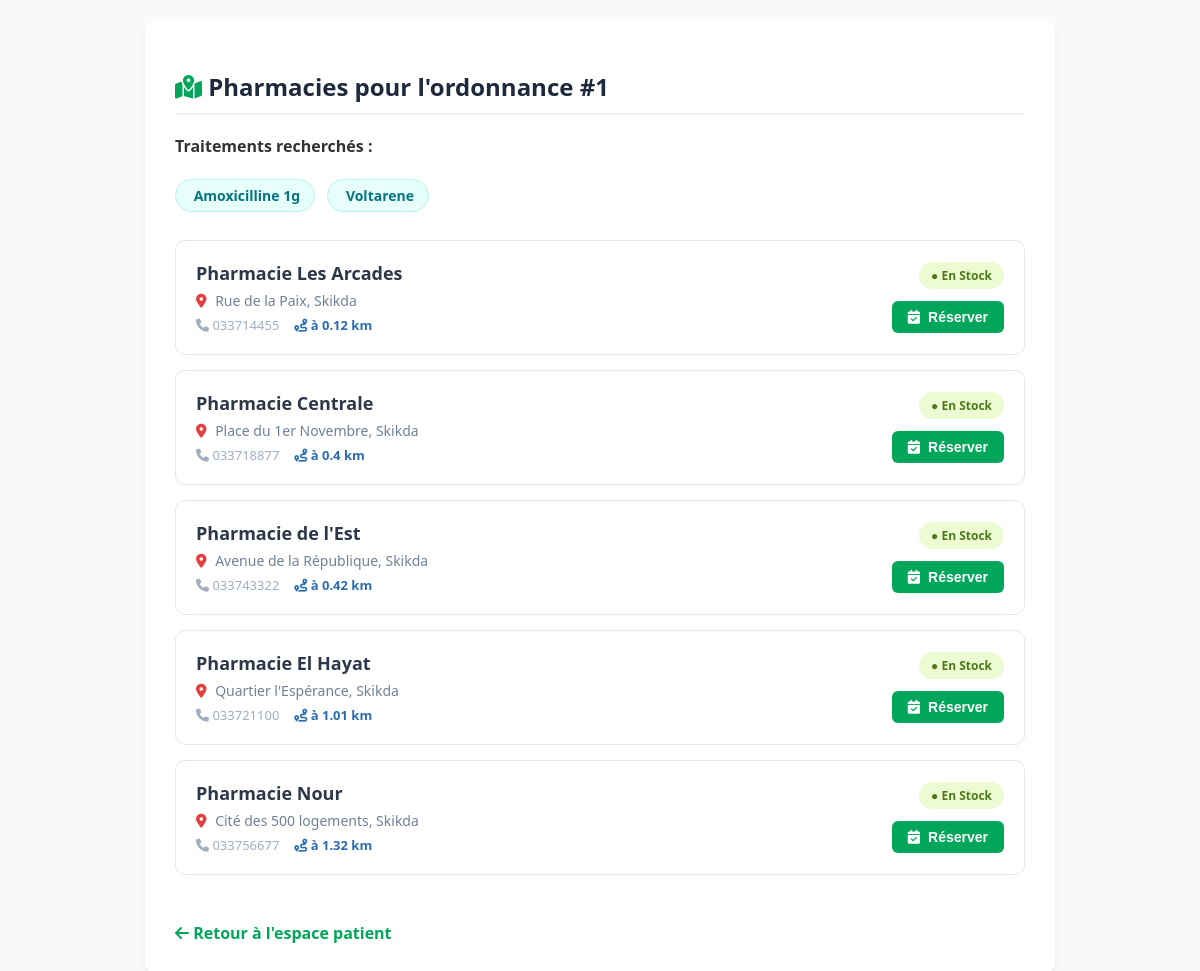
The page /recherche_pharmacie.php?id_ordonnance=1 on the database its author committed.
### tables this page shows
CREATE TABLE `pharmacies` (
  `id` int(11) NOT NULL,
  `id_utilisateur` int(11) NOT NULL,
  `nom_pharmacie` varchar(100) NOT NULL,
  `nom_pharmacien` varchar(50) DEFAULT NULL,
  `adresse` text NOT NULL,
  `telephone` varchar(15) DEFAULT NULL,
  `email_contact` varchar(100) DEFAULT NULL,
  `ville` varchar(50) DEFAULT 'Skikda',
  `latitude` decimal(10,8) DEFAULT NULL,
  `longitude` decimal(11,8) DEFAULT NULL,
  `created_at` timestamp NOT NULL DEFAULT current_timestamp(),
  `statut` varchar(20) NOT NULL DEFAULT 'en_attente',
  `document_justificatif` varchar(255) DEFAULT NULL
);

### recherche_pharmacie.php (the view, shortened to what this page needs)
<?php
try {
    $bdd = new PDO('mysql:host=localhost;dbname=pharmalife_db;charset=utf8', 'root', '');
    $bdd->setAttribute(PDO::ATTR_ERRMODE, PDO::ERRMODE_EXCEPTION);
} catch (Exception $e) {
    die('Erreur de connexion à la base de données : ' . $e->getMessage());
}
$patient_lat = isset($_GET['lat']) ? floatval($_GET['lat']) : 36.879000;
$patient_lon = isset($_GET['lon']) ? floatval($_GET['lon']) : 6.904000;
function calculerDistance($lat1, $lon1, $lat2, $lon2) {
    $earth_radius = 6371;
    $dLat = deg2rad($lat2 - $lat1);
    $dLon = deg2rad($lon2 - $lon1);
    $a = sin($dLat / 2) * sin($dLat / 2) +
         cos(deg2rad($lat1)) * cos(deg2rad($lat2)) *
         sin($dLon / 2) * sin($dLon / 2);
    $c = 2 * atan2(sqrt($a), sqrt(1 - $a));
    return round($earth_radius * $c, 2);
}
$ordonnance_id = isset($_GET['id_ordonnance']) ? intval($_GET['id_ordonnance']) : 0;
$pharmacies = [];
$liste_noms_meds = [];
$chaine_meds_reservation = "";
if ($ordonnance_id > 0) {
    try {
        $stmt_ord = $bdd->prepare("SELECT o.contenu_medocs, p.nss
                                   FROM ordonnances o
                                   LEFT JOIN patients p ON o.id_patient = p.id_patient
                                   WHERE o.id_ordonnance = :id");
        $stmt_ord->execute(['id' => $ordonnance_id]);
        $ordonnance = $stmt_ord->fetch(PDO::FETCH_ASSOC);
        if ($ordonnance && !empty($ordonnance['contenu_medocs'])) {
            $meds_array = json_decode($ordonnance['contenu_medocs'], true);
            if (is_array($meds_array)) {
                foreach ($meds_array as $med) {
                    $nom_brut = isset($med['nom_medicament']) ? $med['nom_medicament'] : (isset($med['medicament']) ? $med['medicament'] : '');
                    if (!empty($nom_brut)) {
                        $nom_nettoye = trim(preg_replace('/\s*\(.*?\)\s*/', '', $nom_brut));
                        if (!empty($nom_nettoye)) {
                            $liste_noms_meds[] = $nom_nettoye;
                        }
                    }
                }
            }
            $chaine_meds_reservation = implode(', ', $liste_noms_meds);
            if (!empty($liste_noms_meds)) {
                $clauses = [];
                $params = [];
                foreach ($liste_noms_meds as $index => $nom_med) {
                    $clauses[] = "m.nom_medicament LIKE :med" . $index;
                    $params['med' . $index] = '%' . $nom_med . '%';
                }
                $where_clause = implode(' OR ', $clauses);
                $query = "SELECT DISTINCT p.id, p.nom_pharmacie, p.adresse, p.telephone, p.ville, p.latitude, p.longitude
                          FROM pharmacies p
                          INNER JOIN stocks s ON p.id = s.id_pharmacie
                          INNER JOIN medicaments m ON s.id_medicament = m.id_medoc
                          WHERE ($where_clause) AND s.quantite > 0";
                $stmt = $bdd->prepare($query);
                $stmt->execute($params);
                $brut_pharmacies = $stmt->fetchAll(PDO::FETCH_ASSOC);
                foreach ($brut_pharmacies as $pharma) {
                    $dist = calculerDistance($patient_lat, $patient_lon, $pharma['latitude'], $pharma['longitude']);
                    $pharma['distance'] = $dist;
                    $stmt_verif = $bdd->prepare("SELECT statut FROM reservations
                                                 WHERE id_pharmacie = ?
                                                 AND id_ordonnance = ?
                                                 AND statut IN ('en_attente', 'valide')
                                                 ORDER BY id DESC LIMIT 1");
                    $stmt_verif->execute([$pharma['id'], $ordonnance_id]);
                    $res_verif = $stmt_verif->fetch(PDO::FETCH_ASSOC);
                    $pharma['deja_reserve'] = $res_verif ? $res_verif['statut'] : false;
                    $pharmacies[] = $pharma;
                }
                usort($pharmacies, function($a, $b) {
                    return ($a['distance'] <=> $b['distance']);
                });
            }
        }
    } catch (PDOException $e) {
        $erreur_sql = $e->getMessage();
    }
}
?>
<!DOCTYPE html>
<html lang="fr">
<head>
    <link rel="stylesheet" href="https://cdnjs.cloudflare.com/ajax/libs/font-awesome/6.0.0/css/all.min.css">
</head>
<body>
<div class="container">
    <h2>
        <i class="fa-solid fa-map-location-dot" style="color: var(--primary-color);"></i>
        Pharmacies pour l'ordonnance #<?php echo $ordonnance_id; ?>
    </h2>
    <?php if (!empty($liste_noms_meds)): ?>
        <div class="meds-badge-container">
            <strong>Traitements recherchés :</strong> <br><br>
            <?php foreach ($liste_noms_meds as $nom): ?>
                <span class="med-badge"><i class="fa-solid fa-pill"></i> <?php echo htmlspecialchars($nom); ?></span>
            <?php endforeach; ?>
        </div>
    <?php endif; ?>
    <?php if (isset($erreur_sql)): ?>
        <div class="error-box">
            <strong>Erreur de structure de base de données :</strong><br>
            <code><?php echo htmlspecialchars($erreur_sql); ?></code>
        </div>
    <?php elseif (!empty($pharmacies)): ?>
        <div class="pharmacies-list">
            <?php foreach ($pharmacies as $pharmacie): ?>
                <div class="pharmacie-card">
                    <div class="pharmacie-info">
                        <strong><?php echo htmlspecialchars($pharmacie['nom_pharmacie']); ?></strong>
                        <p><i class="fa-solid fa-location-dot" style="color: #e53e3e; margin-right: 5px;"></i> <?php echo htmlspecialchars($pharmacie['adresse']); ?>, <?php echo htmlspecialchars($pharmacie['ville']); ?></p>
                        <div class="pharmacie-meta">
                            <?php if(!empty($pharmacie['telephone'])): ?>
                                <span><i class="fa-solid fa-phone"></i> <?php echo htmlspecialchars($pharmacie['telephone']); ?></span>
                            <?php endif; ?>
                            <?php if($pharmacie['distance'] !== null): ?>
                                <span class="distance-badge">
                                    <i class="fa-solid fa-route"></i> à <?php echo $pharmacie['distance']; ?> km
                                </span>
                            <?php endif; ?>
                        </div>
                    </div>
                    <div class="right-actions">
                        <span class="status-badge">● En Stock</span>
                        <?php if ($pharmacie['deja_reserve']): ?>
                            <?php if (trim(strtolower($pharmacie['deja_reserve'])) === 'en_attente'): ?>
                                <button class="btn-reserve btn-disabled" disabled>
                                    <i class="fa-solid fa-lock"></i> Demande en attente
                                </button>
                            <?php else: ?>
                                <button class="btn-reserve btn-success-badge" disabled>
                                    <i class="fa-solid fa-circle-check"></i> Réservation validée
                                </button>
                            <?php endif; ?>
                        <?php else: ?>
                            <button class="btn-reserve" onclick="reserverMedocs(<?php echo $pharmacie['id']; ?>, '<?php echo addslashes($chaine_meds_reservation); ?>', <?php echo $ordonnance_id; ?>)">
                                <i class="fa-solid fa-calendar-check"></i> Réserver
                            </button>
                        <?php endif; ?>
                    </div>
                </div>
            <?php endforeach; ?>
        </div>
    <?php endif; ?>
    <br>
    <a href="javascript:history.back()" class="btn-back"><i class="fa-solid fa-arrow-left"></i> Retour à l'espace patient</a>
</div>
</body>
</html>

### recherche_pharmacie.php (style rules this page uses)
:root { --primary-color: #00a65a; --primary-hover: #008d4c; --bg-color: #f8f9fa; --text-color: #333; }
body { font-family: 'Segoe UI', Arial, sans-serif; background-color: var(--bg-color); color: var(--text-color); margin: 0; padding: 20px; }
.container { max-width: 850px; margin: 0 auto; background: #ffffff; padding: 30px; border-radius: 12px; box-shadow: 0 4px 6px rgba(0,0,0,0.05); }
h2 { color: #1e293b; font-size: 24px; margin-bottom: 20px; border-bottom: 2px solid #edf2f7; padding-bottom: 10px; }
.meds-badge-container { margin-bottom: 20px; }
.med-badge { display: inline-block; background: #e6fffa; color: #047481; padding: 6px 14px; border-radius: 20px; font-size: 14px; margin-right: 8px; margin-bottom: 8px; font-weight: 600; border: 1px solid #b2f5ea; }
.pharmacies-list { display: flex; flex-direction: column; gap: 15px; margin-top: 20px; }
.pharmacie-card { border: 1px solid #e2e8f0; padding: 20px; border-radius: 10px; background: #fff; display: flex; justify-content: space-between; align-items: center; transition: transform 0.2s, box-shadow 0.2s; }
.pharmacie-info strong { font-size: 18px; color: #2d3748; }
.pharmacie-info p { margin: 6px 0; color: #718096; font-size: 14px; }
.pharmacie-meta { font-size: 13px; color: #a0aec0; margin-top: 4px; display: flex; gap: 15px; }
.distance-badge { color: #2b6cb0; font-weight: 600; }
.right-actions { display: flex; flex-direction: column; align-items: flex-end; gap: 12px; }
.status-badge { background: #edfbd2; color: #4c7a1a; padding: 5px 12px; border-radius: 30px; font-size: 12px; font-weight: bold; }
.btn-reserve { background-color: var(--primary-color); color: white; border: none; padding: 8px 16px; font-size: 14px; font-weight: 600; border-radius: 6px; cursor: pointer; transition: background 0.2s; display: flex; align-items: center; gap: 8px; }
.btn-back { display: inline-block; margin-top: 25px; color: var(--primary-color); text-decoration: none; font-weight: 600; }

### rows shown on the page
pharmacies: nom_pharmacie "Pharmacie Les Arcades", adresse "Rue de la Paix", ville "Skikda", telephone "033714455", distance "0.12"
pharmacies: nom_pharmacie "Pharmacie Centrale", adresse "Place du 1er Novembre", ville "Skikda", telephone "033718877", distance "0.4"
pharmacies: nom_pharmacie "Pharmacie de l'Est", adresse "Avenue de la République", ville "Skikda", telephone "033743322", distance "0.42"
pharmacies: nom_pharmacie "Pharmacie El Hayat", adresse "Quartier l'Espérance", ville "Skikda", telephone "033721100", distance "1.01"
pharmacies: nom_pharmacie "Pharmacie Nour", adresse "Cité des 500 logements", ville "Skikda", telephone "033756677", distance "1.32"

### other values the page prints
$ordonnance_id "1"
$nom "Amoxicilline 1g"
$nom "Voltarene"
